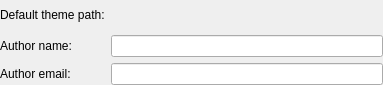
<?xml version="1.0" encoding="UTF-8"?>
<ui version="4.0">
 <class>ConfigureWidget</class>
 <widget class="QWidget" name="ConfigureWidget">
  <property name="geometry">
   <rect>
    <x>0</x>
    <y>0</y>
    <width>383</width>
    <height>85</height>
   </rect>
  </property>
  <layout class="QGridLayout" name="gridLayout">
   <property name="margin">
    <number>0</number>
   </property>
   <item row="0" column="0">
    <widget class="QLabel" name="label">
     <property name="text">
      <string>Default theme path:</string>
     </property>
    </widget>
   </item>
   <item row="2" column="1">
    <widget class="KLineEdit" name="authorEmail">
     <property name="showClearButton" stdset="0">
      <bool>true</bool>
     </property>
    </widget>
   </item>
   <item row="0" column="1">
    <widget class="KUrlRequester" name="defaultPath">
     <property name="mode">
      <set>KFile::Directory|KFile::LocalOnly</set>
     </property>
    </widget>
   </item>
   <item row="2" column="0">
    <widget class="QLabel" name="label_2">
     <property name="text">
      <string>Author email:</string>
     </property>
    </widget>
   </item>
   <item row="1" column="1">
    <widget class="KLineEdit" name="author">
     <property name="showClearButton" stdset="0">
      <bool>true</bool>
     </property>
    </widget>
   </item>
   <item row="1" column="0">
    <widget class="QLabel" name="label_3">
     <property name="text">
      <string>Author name:</string>
     </property>
    </widget>
   </item>
  </layout>
 </widget>
 <customwidgets>
  <customwidget>
   <class>KLineEdit</class>
   <extends>QLineEdit</extends>
   <header>klineedit.h</header>
  </customwidget>
  <customwidget>
   <class>KUrlRequester</class>
   <extends>QFrame</extends>
   <header>kurlrequester.h</header>
  </customwidget>
 </customwidgets>
 <tabstops>
  <tabstop>defaultPath</tabstop>
  <tabstop>author</tabstop>
  <tabstop>authorEmail</tabstop>
 </tabstops>
 <resources/>
 <connections/>
</ui>
